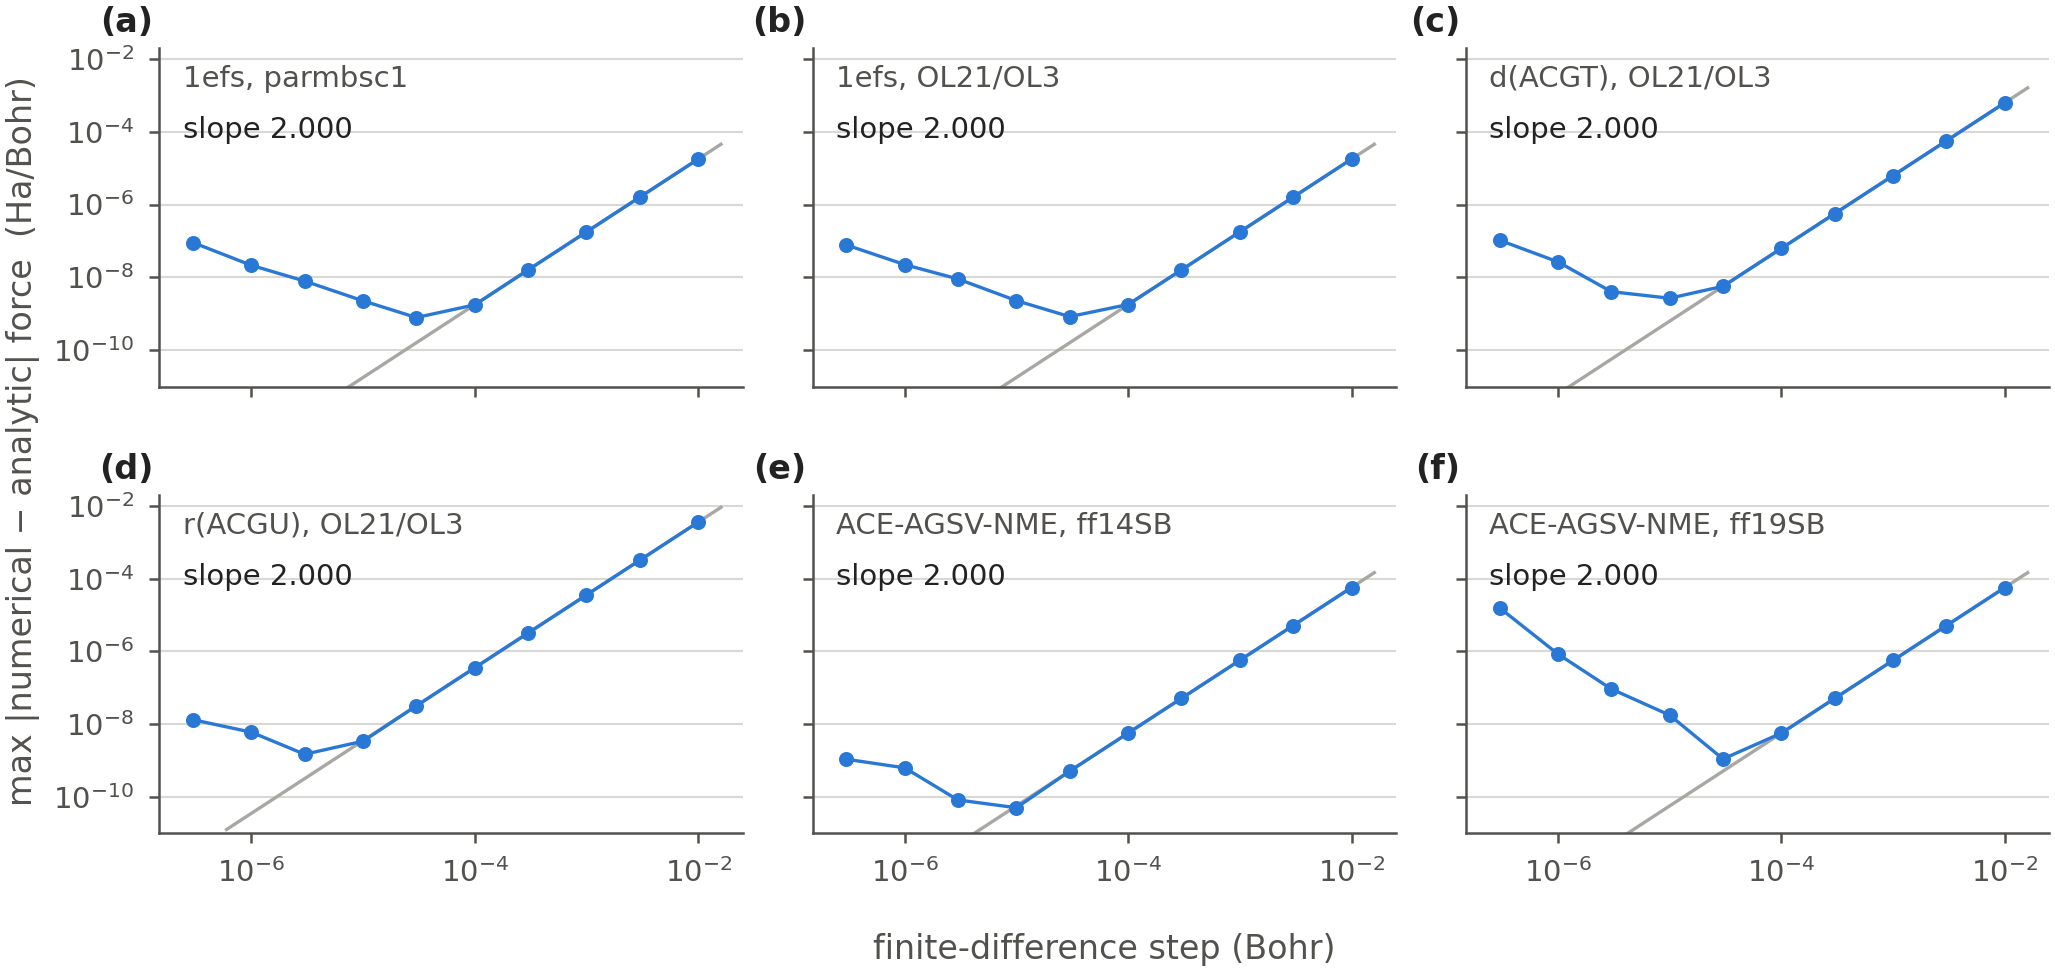

Generate this figure with Python:
#!/usr/bin/env python3
"""fig:force-convergence -- analytic force against a central difference.

Six panels, one per all-terms Cartesian sweep named by the existing script
paper/figures/force-convergence.py (its PANELS list).  Each point is a row of
paper/evidence/forces/<stem>.all.tsv: the largest |numerical - analytic| over
every atom and component (Ha/Bohr) at that finite-difference step (Bohr).  A
central difference is wrong at order step^2, so a correct analytic force gives
slope 2 on the falling branch.  The exponent is fitted by least squares over
the fixed window 1e-2 to 3e-4 Bohr, the same window forces.txt declares.
"""
import csv
import math
import pathlib
import sys

import matplotlib.pyplot as plt

HERE = pathlib.Path(__file__).resolve().parent
sys.path.insert(0, str(HERE))
import _style as S

FDIR = pathlib.Path("/Users/bright/Documents/MOSAICS/paper/evidence/forces")
OUT = HERE / "force-convergence"

PANELS = [
    ("1efs_bsc1",         "1efs, parmbsc1"),
    ("1efs_ol21_ol3",     "1efs, OL21/OL3"),
    ("dna_acgt_ol21_ol3", "d(ACGT), OL21/OL3"),
    ("rna_acgu_ol21_ol3", "r(ACGU), OL21/OL3"),
    ("peptide_ff14sb",    "ACE-AGSV-NME, ff14SB"),
    ("peptide_ff19sb",    "ACE-AGSV-NME, ff19SB"),
]
WINDOW = (3.0e-4, 1.0e-2)


def read(stem):
    path = FDIR / f"{stem}.all.tsv"
    x, y = [], []
    with open(path) as fh:
        for row in csv.DictReader(fh, delimiter="\t"):
            x.append(float(row["step_bohr"]))
            y.append(float(row["max_abs_diff_ha_per_bohr"]))
    order = sorted(range(len(x)), key=lambda i: x[i])
    return [x[i] for i in order], [y[i] for i in order], path


def slope(x, y):
    pts = [(math.log10(a), math.log10(b)) for a, b in zip(x, y)
           if WINDOW[0] * 0.999 <= a <= WINDOW[1] * 1.001]
    n = len(pts)
    mx = sum(p[0] for p in pts) / n
    my = sum(p[1] for p in pts) / n
    sxx = sum((p[0] - mx) ** 2 for p in pts)
    sxy = sum((p[0] - mx) * (p[1] - my) for p in pts)
    return sxy / sxx, n


def main():
    S.apply()
    fig, axes = plt.subplots(2, 3, figsize=(7.0, 3.4), sharex=True, sharey=True)
    fig.subplots_adjust(left=0.085, right=0.985, top=0.92, bottom=0.15,
                        wspace=0.12, hspace=0.32)
    XLIM = (1.5e-7, 2.5e-2)
    YLIM = (1.0e-11, 2.0e-2)
    files, n_pts, report = [], 0, []
    for i, (stem, label) in enumerate(PANELS):
        ax = axes[i // 3][i % 3]
        x, y, path = read(stem)
        files.append(path)
        n_pts += len(x)
        # slope-2 reference through the first (coarsest) point
        x0, y0 = x[-1], y[-1]
        gx = [XLIM[0] * 4, x0 * 1.6]
        ax.plot(gx, [y0 * (g / x0) ** 2 for g in gx], color=S.LIGHT, lw=0.8,
                ls="-", zorder=1)
        ax.plot(x, y, color=S.BLUE, lw=0.8, marker="o", ms=3, mfc=S.BLUE,
                mec=S.BLUE, mew=0.6, zorder=3, clip_on=False)
        m, n = slope(x, y)
        report.append((stem, m, n, min(y), max(y)))
        ax.set_xscale("log")
        ax.set_yscale("log")
        ax.set_xlim(*XLIM)
        ax.set_ylim(*YLIM)
        ax.set_xticks([1e-6, 1e-4, 1e-2])
        ax.set_yticks([1e-10, 1e-8, 1e-6, 1e-4, 1e-2])
        ax.tick_params(axis="both", which="minor", length=0)
        S.ygrid(ax)
        ax.text(0.04, 0.95, label, transform=ax.transAxes, fontsize=7,
                color=S.TEXT, ha="left", va="top")
        ax.text(0.04, 0.80, f"slope {m:.3f}", transform=ax.transAxes, fontsize=7,
                color="#222222", ha="left", va="top")
        S.letter(ax, f"({'abcdef'[i]})", dx=-0.02, dy=0.03)
    fig.text(0.535, 0.02, "finite-difference step (Bohr)", ha="center", va="bottom")
    fig.text(0.012, 0.535, "max |numerical − analytic| force  (Ha/Bohr)",
             rotation=90, ha="left", va="center")
    pdf, png = S.save(fig, OUT)
    plt.close(fig)

    print(f"wrote {pdf}\nwrote {png}")
    print("files read:")
    for f in files:
        print(f"   {f}")
    print(f"panels {len(PANELS)}   markers {n_pts}")
    for stem, m, n, lo, hi in report:
        print(f"   {stem:<20} slope {m:.3f} over {n} points in "
              f"[{WINDOW[0]:.0e}, {WINDOW[1]:.0e}]   residual range {lo:.2e} .. {hi:.2e}")
    return 0


if __name__ == "__main__":
    raise SystemExit(main())
